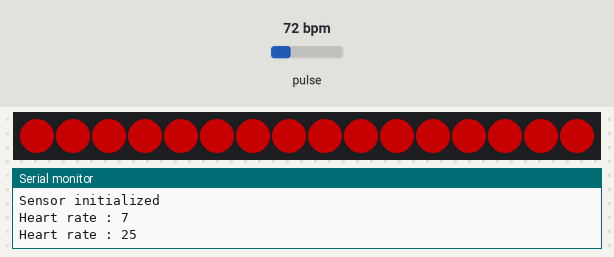
A sketch run on a simulated Arduino Uno, built with avr-gcc and run on an emulated ATmega328P. On the bench: 16 RGB LEDs in strip order, left to right, the last lines printed to the serial monitor. Inputs (shaded band) come from the test bench; at power-on: pulse 72 bpm. Dim RGB values are drawn brighter than linear.

Above: at 3.2 s.
3.3 s: pulse set to 100 bpm
5.2 s: pulse set to 42 bpm
At 5.2 s:
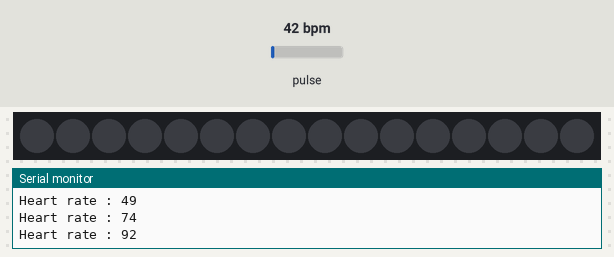
8.2 s: pulse set to 70 bpm
Timing chart, 0 to 11.2 s (numbered marks = the images above; inputs shaded):
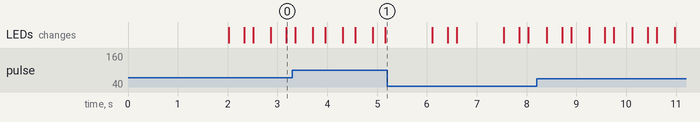

The sketch:

beatingHeart.ino
```cpp
#include <NeoPixelBus.h>        // NeoPixel Library
#include <NeoPixelAnimator.h>   // LED Animator
#include <Wire.h>               // i2C communication
#include "MAX30105.h"           // Heart rate sensor
#include "heartRate.h"          //Heart rate calculating algorithm

// define colors
RgbColor BLACK(0,0,0);
RgbColor RED(255,0,0);
RgbColor GOLD(255,140,0);


// define objects
MAX30105 pulseSensor;
NeoPixelBus<NeoGrbFeature, Neo800KbpsMethod> strip(16, 12); // strip(ledCount, ledPin)
NeoPixelAnimator animations(2); // NeoPixel animation management

// variables
const byte RATE_SIZE = 4; // Increase this for more averaging. 4 is good.
byte rates[RATE_SIZE]; // Array of heart rates
byte rateSpot = 0;
long lastBeat = 0; // time since last heart beat was read
float beatsPerMinute;
int beatAvg;

void setup() {
  Serial.begin(115200); // initialize serial monitor
  // initRandom(); // initialize random number generator

  // initialize LEDs
  strip.Begin();
  // strip.ClearTo(GOLD);
  // strip.Show();
  delay(1000);
  Serial.println("LEDs initialized");

  // Initialize sensor
  pulseSensor.begin(Wire, I2C_SPEED_FAST); // using default i2C port / 400khz speed
  pulseSensor.setup(); // setup sensor with default settings
  pulseSensor.setPulseAmplitudeRed(0x0A); //Turn Red LED to low to indicate sensor is running
  delay(1000);
  Serial.println("Sensor initialized");
}

void loop() {
  long irValue = pulseSensor.getIR(); // get IR value to check if finger is on the sensor or not

  // detected finger
  if (irValue > 7000) {
    if (lastBeat == 0 && !animations.IsAnimating()) {
      animations.StartAnimation(1, 2000, fadeAnimation);
    }

    // check if we sense a heart beat
    if (checkForBeat(irValue) == true) {
      long delta = millis() - lastBeat; // measure duration between two beats
      lastBeat = millis();
      beatsPerMinute = 60 / (delta / 1000.0); // calculate bpm

      if (beatsPerMinute < 255 && beatsPerMinute > 20) { // To calculate the average we strore some values (4) then do some math to calculate the average
        rates[rateSpot++] = (byte) beatsPerMinute; // store result to array
        rateSpot %= RATE_SIZE;

        // average the result
        beatAvg = 0;
        for (byte x = 0 ; x < RATE_SIZE ; x++) {
          beatAvg += rates[x];
        }
        beatAvg /= RATE_SIZE;
        Serial.print("Heart rate : ");
        Serial.println(beatAvg);
      }

      // display heartbeat on led
      if (beatsPerMinute < 255 && beatsPerMinute > 20) {
        animations.StopAnimation(1);
        animations.StartAnimation(0, 500, beatAnimation);
      }
    }
  }

  // if finger NOT detected
  // set average bpm to 0
  else {
    beatAvg = 0;
    lastBeat = 0;
    animations.StopAnimation(1);
    strip.ClearTo(BLACK);
  }

  animations.UpdateAnimations();
  strip.Show();
  // delay(15);
}


// animations

// heart pulse animation
void beatAnimation(const AnimationParam& param) {
  strip.ClearTo(RgbColor::LinearBlend(RED, BLACK, param.progress));
}

// fading animation
void fadeAnimation(const AnimationParam& param) {
  float index = param.progress * 2;

  // fade in
  if (index < 1) {
    strip.ClearTo(RgbColor::LinearBlend(BLACK, GOLD, index));
  }
  // fade out
  else {
    strip.ClearTo(RgbColor::LinearBlend(GOLD, BLACK, index - 1));
  }

  if (param.state == AnimationState_Completed) {
    animations.RestartAnimation(1);
  }
}
```
